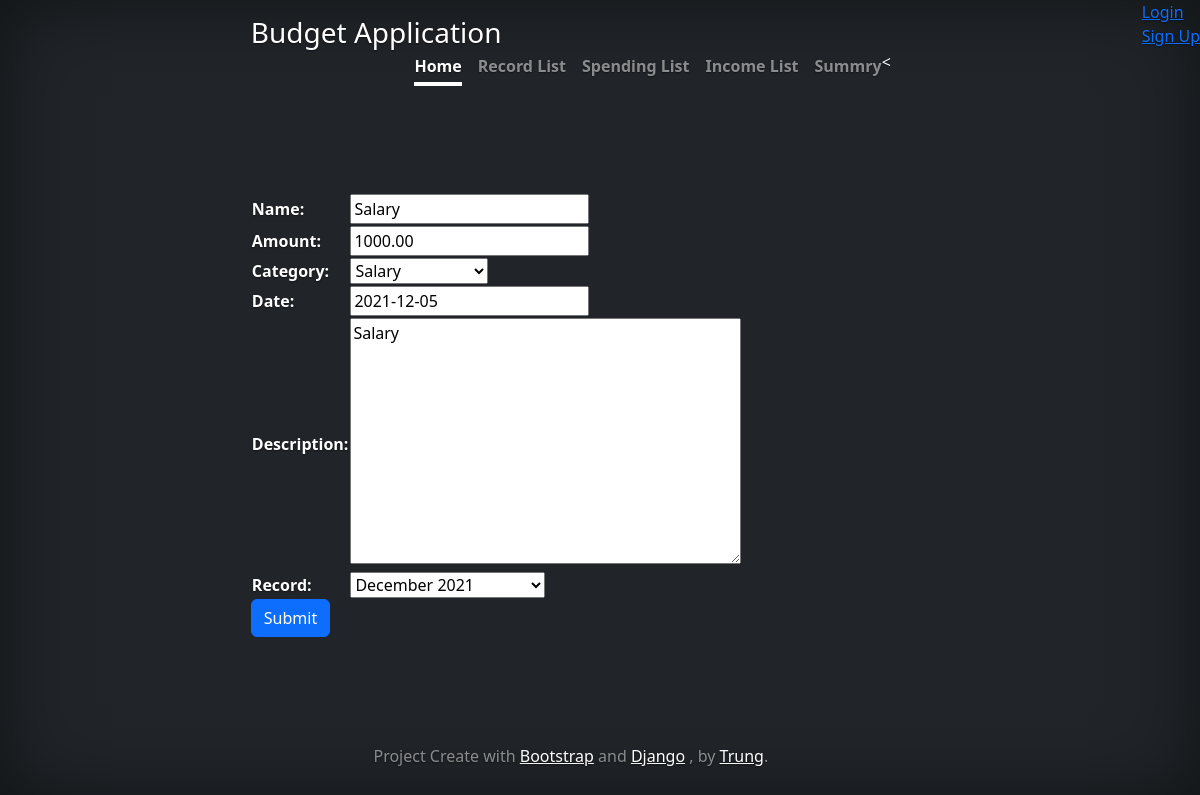
Screenshot of /budget/income/update/7/ with the database file from the repository.
### budget/models.py (models this page shows, shortened)
class Income(models.Model):
    class IncomeType(models.TextChoices):
        NONE = '',_('Type of Income')
        SALARY = 'Salary',_('Salary')
        DIVIDEND = 'Dividend',_('Dividend')
        EXTRA = 'Extra',_('Extra')
        BUSINESS = 'Business',_('Business')
    name = CharField(max_length=128)
    amount = DecimalField(max_digits=8,decimal_places=2)
    category = CharField(
        max_length=8,
        choices=IncomeType.choices,
        default=None,
    )
    date = DateField(default=datetime.date.today)# date field , default is today
    description = TextField()
    record = ForeignKey(Record, on_delete=models.CASCADE, null=True,related_name='income')

class Record(models.Model):
    name = CharField(max_length=128, null=True)
    user = ForeignKey(Profile,on_delete=models.CASCADE,related_name='records')
    is_active = models.BooleanField(default=True)
    creation_date = models.DateTimeField(auto_now=True)
    def __str__(self):
        return self.name

### budget/views.py (the view)
# urls.py: path('budget/income/update/<pk>/', IncomeUpdateView.as_view(), name='income_update'),
class IncomeUpdateView(UpdateView):
    template_name = "incomes/create.html"
    model = Income
    form_class = IncomeForm
    success_url = reverse_lazy("summary")

### budget/forms.py (shortened to what this page needs)
class IncomeForm(ModelForm):
    class Meta:
        model = Income
        fields = '__all__'
    date = PastandNowField
    amount = DecimalField(min_value=0)

### budget/templates/incomes/create.html (shortened to what this page needs)
{% extends "base.html" %}
{% block content %}
    <form method="post">
        <table>{{ form }}</table>
        <input type="submit" value="Submit" class="btn btn-primary">
    </form>
{% endblock %}

### budget/templates/cover.css (style rules this page uses)
body { text-shadow: 0 .05rem .1rem rgba(0, 0, 0, .5); box-shadow: inset 0 0 5rem rgba(0, 0, 0, .5); }

### rows the page displays
Income: name "Salary", amount "1000.00", category "Salary", date "2021-12-05", description "Salary", record "December 2021"
